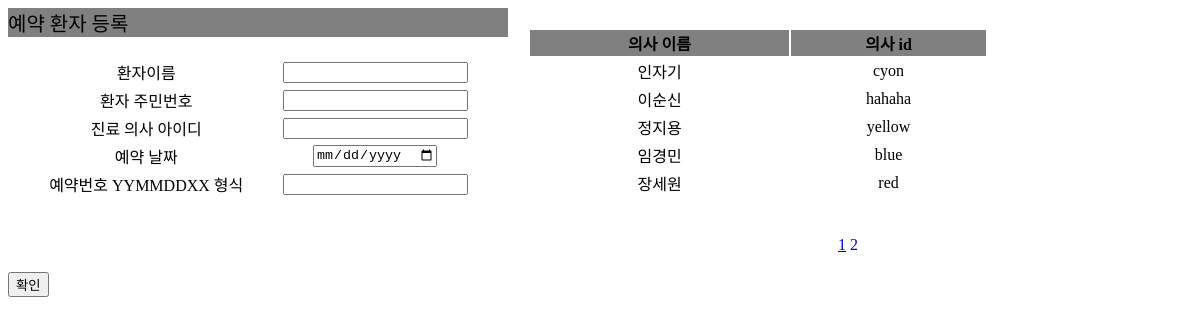
/booking_form.php, run on the app's committed database.
### tables this page shows
CREATE TABLE `doctor` (
  `doctor_id` varchar(40) NOT NULL,
  `doctor_pw` varchar(40) DEFAULT NULL,
  `doctor_name` varchar(20) DEFAULT NULL,
  `doctor_rrn` varchar(13) DEFAULT NULL
);

### booking_dlist.php (the view, shortened to what this page needs)
 <table>
		<tr>
			<th class=""    >의사 이름    </th>
			<th class=""    >의사 id</th>
		</tr>
<?php
	$bid = empty($_REQUEST["bid"]) ? "" : $_REQUEST["bid"];
	$numLines =5;
	$numLinks = 3;
	$page  = empty($_REQUEST["page"]) ? 1 : $_REQUEST["page"];
	$start = ($page - 1) *$numLines;
	require("db_connect.php");
	$query = $db->query("select * from doctor$bid order by doctor_rrn desc limit $start, $numLines");
	while ($row = $query->fetch()) {
?>
	<tr>
		<td><?=$row["doctor_name"]?></td>
        <td><?=$row["doctor_id"]?></td>
	</tr>
<?php
		}
?>
	</table>
	<br>
		<?php
		$firstLink = floor(($page -1) / $numLinks) *$numLinks  + 1;
		$lastLink  = $firstLink + $numLinks -1;
		$numRecords = $db->query("select count(*) from doctor$bid")->fetchColumn();
		$numPages = ceil($numRecords / $numLines);
		if ($lastLink > $numPages){
			$lastLink = $numPages;
		}
?>
<div style="width:680px; text-align:center;">
<?php
		for ($i = $firstLink; $i <= $lastLink; $i++) {
 ?>
		<a href ="booking_form.php?bid=<?=$bid?>&page=<?=$i?>"><?=($i ==$page) ? "<u>$i</u>" : $i?></a>
 <?php
		}
 ?>
</div>
<br>

### booking_form.php (style rules this page uses)
table { width:500px; text-align:center; padding: 20px; }
th { background-color:gray; text-align:center; }
a:link { text-decoration:none; backgroundcolor:gray; width:500px; }

### data on the page
doctor: doctor_name "인자기", doctor_id "cyon"
doctor: doctor_name "이순신", doctor_id "hahaha"
doctor: doctor_name "정지용", doctor_id "yellow"
doctor: doctor_name "임경민", doctor_id "blue"
doctor: doctor_name "장세원", doctor_id "red"
